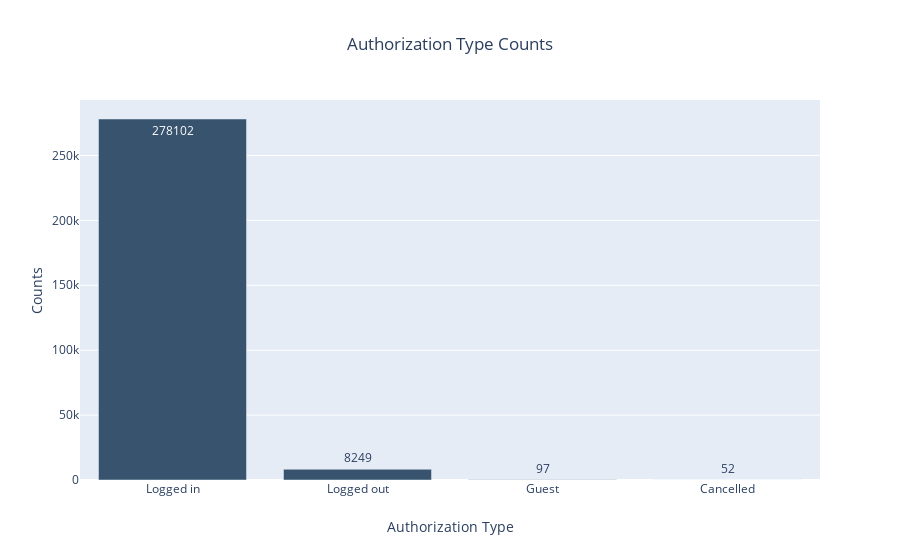

Notebook code cell kept with this figure:
### Markdown cell above
## Figure 2

### Code cell
def counts_plot(df, col_name, x_axis='Authorization Type', y_axis='Counts', title='Authorization Type Counts', location=False):
    """Create a plot for a counts plot for a column.
    
        Args:
            df (DataFrame): Pyspark Dataframe object
            x_axis (string): x-axis_label
            y_axis (string): y-axis label
            title (string): plot title
            location (bool): If True returns a count plot for the top five locations in the location column
            
        Returns:
            None
        
    """
    x = []
    y = []
    
    if location:
        df = df[[col_name]]
        df.dropna(inplace=True)
        df["State"] = df[col_name].apply(lambda x: x.split(',')[1])
        x = ["California", "New York", "Texas", "Massachusetts", 'Florida'] # df["State"].value_counts().index.tolist()[:5]
        y = df["State"].value_counts().tolist()[:5]
    else:
        df = df[col_name].value_counts()
        y = df.tolist()
        
        try:
            x = [' '.join(re.sub('([a-z])([A-Z])', r'\1 \2', name).split()).capitalize() for name in df.index.tolist()]
        except TypeError:
            x = ["Male" if name=="M" else "Female" for name in df[col_name].unique().tolist()]        
        
    fig = go.Figure([go.Bar(x=x, y=y, text=y, marker_color='rgb(55, 83, 109)', textposition='auto', 
                           hovertext=["Total counts of `{}` is {}".format(x[i], y[i]) for i,bar in enumerate(x)],
                            hoverinfo="text")])
    fig.update_layout(
        title=go.layout.Title(
            text=title,
            x=0.5,
        ),
        xaxis=go.layout.XAxis(
            title=go.layout.xaxis.Title(
                text=x_axis,
            )
        ),
        yaxis=go.layout.YAxis(
            title=go.layout.yaxis.Title(
                text=y_axis,
            )
        )
    )
    
    fig.show()
    
counts_plot(df, 'auth')

### Figure 1 — Plotly figure (JSON) as saved in the notebook; plotly's stock layout.template omitted (floating-point values rounded to 4 significant figures)
{"data": [{"hoverinfo": "text", "hovertext": ["Total counts of `Logged in` is 278102", "Total counts of `Logged out` is 8249", "Total counts of `Guest` is 97", "Total counts of `Cancelled` is 52"], "marker": {"color": "rgb(55, 83, 109)"}, "text": ["278102", "8249", "97", "52"], "textposition": "auto", "type": "bar", "x": ["Logged in", "Logged out", "Guest", "Cancelled"], "y": [278102, 8249, 97, 52]}], "layout": {"title": {"text": "Authorization Type Counts", "x": 0.5}, "xaxis": {"title": {"text": "Authorization Type"}}, "yaxis": {"title": {"text": "Counts"}}}}
